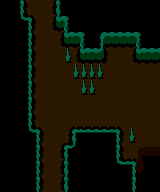

Tiled map render using the project's own tile images. Description and the whole map definition, tile-layer contents included, below:
An orthogonal 20x12 tile map with 8x16 px tiles, 1 tile layer (Tile Layer 1), 4 tilesets.

<map version="1.10" tiledversion="1.11.2" orientation="orthogonal" renderorder="right-down" width="20" height="12" tilewidth="8" tileheight="16" infinite="0" nextlayerid="2" nextobjectid="1">
 <tileset firstgid="1" name="caves_walls" tilewidth="8" tileheight="16" tilecount="23" columns="23">
  <image source="../gfx/tiles/caves_walls.png" width="184" height="16" />
 </tileset>
 <tileset firstgid="24" name="caves_floors" tilewidth="8" tileheight="16" tilecount="21" columns="21">
  <image source="../gfx/tiles/caves_floors.png" width="168" height="16" />
 </tileset>
 <tileset firstgid="45" name="caves_water" tilewidth="8" tileheight="16" tilecount="10" columns="10">
  <image source="../gfx/tiles/caves_water.png" width="80" height="16" />
 </tileset>
 <tileset firstgid="55" name="caves_waterf" tilewidth="8" tileheight="16" tilecount="1" columns="1">
  <image source="../gfx/tiles/caves_waterf.png" width="8" height="16" />
 </tileset>
 <layer id="1" name="Tile Layer 1" width="20" height="12">
  <data>
   <tile gid="11" />
   <tile gid="11" />
   <tile gid="10" />
   <tile gid="4" />
   <tile gid="2" />
   <tile gid="2" />
   <tile gid="3" />
   <tile gid="12" />
   <tile gid="11" />
   <tile gid="11" />
   <tile gid="11" />
   <tile gid="11" />
   <tile gid="11" />
   <tile gid="11" />
   <tile gid="11" />
   <tile gid="11" />
   <tile gid="11" />
   <tile gid="11" />
   <tile gid="11" />
   <tile gid="11" />
   <tile gid="11" />
   <tile gid="11" />
   <tile gid="13" />
   <tile gid="17" />
   <tile gid="1" />
   <tile gid="2" />
   <tile gid="3" />
   <tile gid="19" />
   <tile gid="9" />
   <tile gid="11" />
   <tile gid="11" />
   <tile gid="11" />
   <tile gid="11" />
   <tile gid="11" />
   <tile gid="11" />
   <tile gid="11" />
   <tile gid="11" />
   <tile gid="11" />
   <tile gid="11" />
   <tile gid="11" />
   <tile gid="11" />
   <tile gid="11" />
   <tile gid="11" />
   <tile gid="10" />
   <tile gid="1" />
   <tile gid="2" />
   <tile gid="2" />
   <tile gid="3" />
   <tile gid="19" />
   <tile gid="8" />
   <tile gid="9" />
   <tile gid="11" />
   <tile gid="7" />
   <tile gid="8" />
   <tile gid="8" />
   <tile gid="8" />
   <tile gid="8" />
   <tile gid="9" />
   <tile gid="11" />
   <tile gid="11" />
   <tile gid="11" />
   <tile gid="11" />
   <tile gid="11" />
   <tile gid="10" />
   <tile gid="1" />
   <tile gid="2" />
   <tile gid="2" />
   <tile gid="2" />
   <tile gid="21" />
   <tile gid="3" />
   <tile gid="19" />
   <tile gid="8" />
   <tile gid="20" />
   <tile gid="1" />
   <tile gid="2" />
   <tile gid="2" />
   <tile gid="3" />
   <tile gid="19" />
   <tile gid="8" />
   <tile gid="8" />
   <tile gid="11" />
   <tile gid="11" />
   <tile gid="11" />
   <tile gid="10" />
   <tile gid="1" />
   <tile gid="2" />
   <tile gid="2" />
   <tile gid="2" />
   <tile gid="2" />
   <tile gid="21" />
   <tile gid="21" />
   <tile gid="21" />
   <tile gid="21" />
   <tile gid="2" />
   <tile gid="2" />
   <tile gid="2" />
   <tile gid="2" />
   <tile gid="2" />
   <tile gid="2" />
   <tile gid="2" />
   <tile gid="11" />
   <tile gid="11" />
   <tile gid="11" />
   <tile gid="10" />
   <tile gid="1" />
   <tile gid="2" />
   <tile gid="2" />
   <tile gid="2" />
   <tile gid="2" />
   <tile gid="2" />
   <tile gid="21" />
   <tile gid="21" />
   <tile gid="2" />
   <tile gid="2" />
   <tile gid="2" />
   <tile gid="2" />
   <tile gid="2" />
   <tile gid="2" />
   <tile gid="2" />
   <tile gid="2" />
   <tile gid="11" />
   <tile gid="11" />
   <tile gid="11" />
   <tile gid="10" />
   <tile gid="1" />
   <tile gid="2" />
   <tile gid="2" />
   <tile gid="2" />
   <tile gid="2" />
   <tile gid="2" />
   <tile gid="2" />
   <tile gid="2" />
   <tile gid="2" />
   <tile gid="2" />
   <tile gid="2" />
   <tile gid="2" />
   <tile gid="2" />
   <tile gid="2" />
   <tile gid="2" />
   <tile gid="2" />
   <tile gid="11" />
   <tile gid="11" />
   <tile gid="11" />
   <tile gid="10" />
   <tile gid="4" />
   <tile gid="2" />
   <tile gid="2" />
   <tile gid="2" />
   <tile gid="2" />
   <tile gid="5" />
   <tile gid="5" />
   <tile gid="5" />
   <tile gid="5" />
   <tile gid="5" />
   <tile gid="5" />
   <tile gid="2" />
   <tile gid="2" />
   <tile gid="2" />
   <tile gid="2" />
   <tile gid="2" />
   <tile gid="11" />
   <tile gid="11" />
   <tile gid="11" />
   <tile gid="13" />
   <tile gid="17" />
   <tile gid="1" />
   <tile gid="2" />
   <tile gid="2" />
   <tile gid="6" />
   <tile gid="18" />
   <tile gid="14" />
   <tile gid="14" />
   <tile gid="14" />
   <tile gid="14" />
   <tile gid="17" />
   <tile gid="1" />
   <tile gid="21" />
   <tile gid="2" />
   <tile gid="2" />
   <tile gid="2" />
   <tile gid="11" />
   <tile gid="11" />
   <tile gid="11" />
   <tile gid="11" />
   <tile gid="10" />
   <tile gid="1" />
   <tile gid="2" />
   <tile gid="3" />
   <tile gid="18" />
   <tile gid="15" />
   <tile gid="11" />
   <tile gid="11" />
   <tile gid="11" />
   <tile gid="11" />
   <tile gid="10" />
   <tile gid="4" />
   <tile gid="5" />
   <tile gid="34" />
   <tile gid="25" />
   <tile gid="25" />
   <tile gid="11" />
   <tile gid="11" />
   <tile gid="11" />
   <tile gid="11" />
   <tile gid="10" />
   <tile gid="1" />
   <tile gid="2" />
   <tile gid="3" />
   <tile gid="12" />
   <tile gid="11" />
   <tile gid="11" />
   <tile gid="11" />
   <tile gid="11" />
   <tile gid="11" />
   <tile gid="13" />
   <tile gid="14" />
   <tile gid="17" />
   <tile gid="26" />
   <tile gid="42" />
   <tile gid="42" />
   <tile gid="11" />
   <tile gid="11" />
   <tile gid="11" />
   <tile gid="11" />
   <tile gid="10" />
   <tile gid="1" />
   <tile gid="2" />
   <tile gid="3" />
   <tile gid="12" />
   <tile gid="11" />
   <tile gid="11" />
   <tile gid="11" />
   <tile gid="11" />
   <tile gid="11" />
   <tile gid="11" />
   <tile gid="11" />
   <tile gid="10" />
   <tile gid="11" />
   <tile gid="11" />
   <tile gid="11" />
  </data>
 </layer>
</map>
